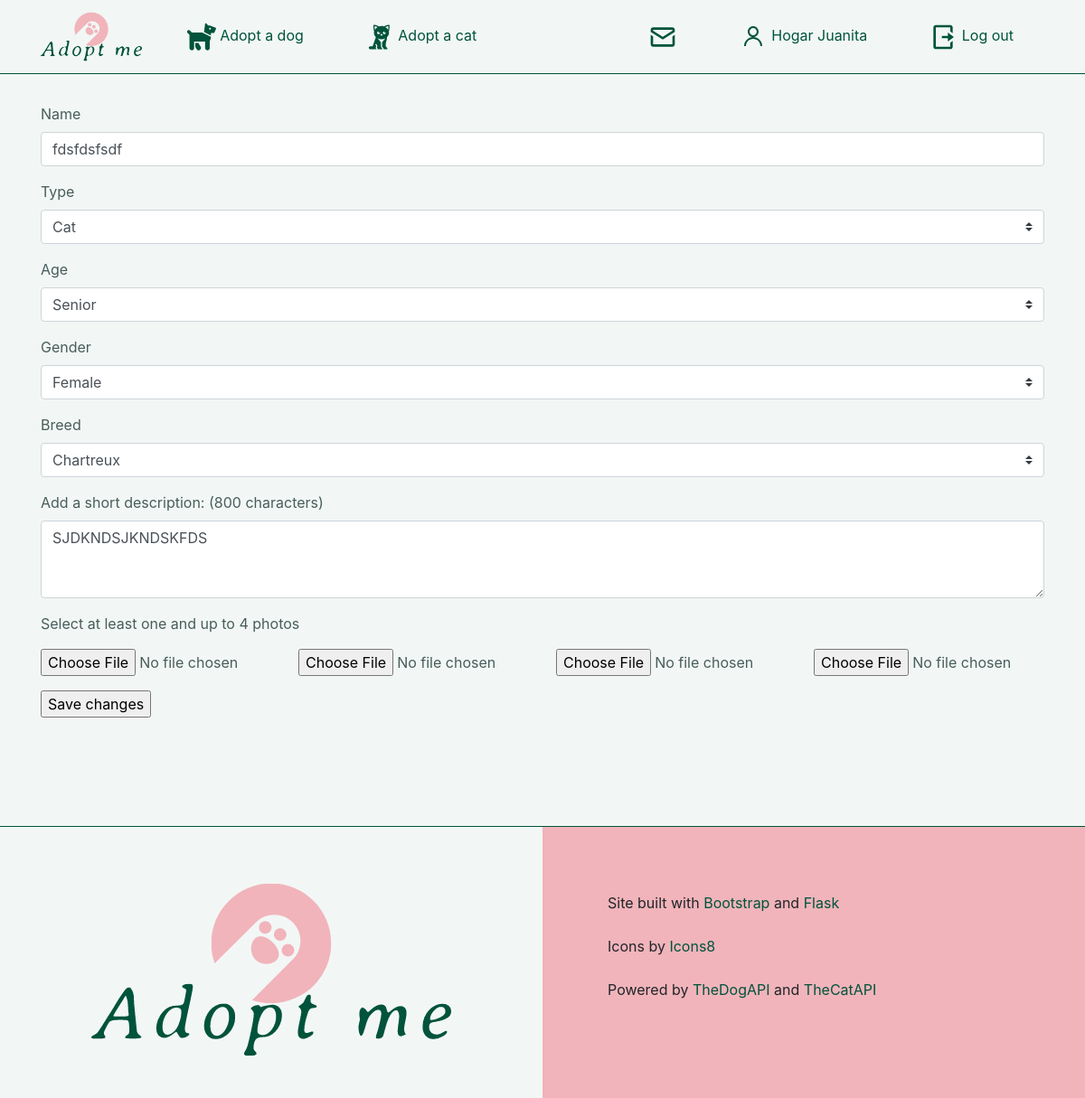
/pets/cats/13/edit (signed in), run on the app's committed database.
### tables this page shows
CREATE TABLE "pets" (
	"id"	integer NOT NULL PRIMARY KEY AUTOINCREMENT,
	"owner"	integer,
	"name"	text,
	"age"	text,
	"gender"	text,
	"animal"	TEXT,
	"breed"	TEXT,
	"entry_date"	datetime,
	"description"	text,
	FOREIGN KEY("owner") REFERENCES "users"("id")
);

### app.py (the view, shortened to what this page needs)
@app.route("/pets/<animal>/<pet_id>/edit", methods=["GET", "POST"])
@login_required
def edit_pet(animal, pet_id):
    user = session.get("user")
    user_id = session.get("user_id")
    unread_messages = session.get("unread_messages")
    db = sqlite3.connect('app.db', detect_types=sqlite3.PARSE_DECLTYPES|sqlite3.PARSE_COLNAMES)
    c = db.cursor()
    details = c.execute('SELECT id, owner, name, age, gender, animal, breed, entry_date as "[timestamp]", description FROM pets WHERE id = ?', (pet_id, )).fetchall()[0]
    if len(details) < 1:
        db.close()
        return redirect("/pets")
    if details[1] != user_id:
        db.close()
        return redirect("/")
    if request.method == "GET":
        cats = get_cat_breeds()
        dogs = get_dog_breeds()
        photos = c.execute('SELECT * FROM photos WHERE pet_id = ?', (pet_id, )).fetchall()
        db.close()
        return render_template("edit_pet.html", user=user, user_id=user_id, unread_messages=unread_messages, details=details, photos=photos, dogs=dogs, cats=cats)

### app.py (called while the page is built)
@app.after_request
def after_request(response):
    response.headers['Cache-Control'] = 'no-cache, no-store, must-revalidate'
    response.headers['Expires'] = 0
    response.headers['Pragma'] = 'no-cache'
    return response

def get_cat_breeds():
    cats = []
    f = open("static/txt/cats.txt", "r")
    for line in f:
        cats.append(line.replace("\n",""))
    return cats

def get_dog_breeds():
    dogs = []
    f = open("static/txt/dogs.txt", "r")
    for line in f:
        dogs.append(line.replace("\n",""))
    return dogs

### helpers.py (called while the page is built)
def login_required(f):
    @wraps(f)
    def decorated_function(*args, **kwargs):
        if session.get("user") is None:
            return redirect("/login")
        return f(*args, **kwargs)
    return decorated_function

### templates/edit_pet.html (shortened to what this page needs)
{% extends "layout.html" %}
{% block main %}
<div class="container pets">
    <form action="/pets/{{details[5]}}/{{details[0]}}/edit" method="post" enctype="multipart/form-data">
        <div class="form-group">
            <label for="nameInput">Name</label>
            <input name="name" type="text" class="form-control" id="nameInput" value="{{details[2]}}" required>
        </div>
        <div class="form-group">
            <label for="animalSelect">Type</label>
            <select name="animal" class="custom-select" id="animalSelect" value="{{details[5]}}" required>
                <option {% if details[5] == 'Cat' %}selected{% endif %}>Cat</option>
            </select>
        </div>
        <div class="form-group">
            <label for="ageSelect">Age</label>
            <select name="age" class="custom-select" id="ageSelect" required>
                <option {% if details[3] == 'Senior' %}selected{% endif %}>Senior</option>
            </select>
        </div>
        <div class="form-group">
            <label for="genderSelect">Gender</label>
            <select name="gender" class="custom-select" id="genderelect" required>
                <option {% if details[4] == 'Female' %}selected{% endif %}>Female</option>
            </select>
        </div>
        <div class="form-group">
            <label for="breedSelect">Breed</label>
            <select name="breed" class="custom-select" id="breedSelect" required>
                {% for cat in cats %}
                    <option class="catBreed" {% if details[6] == cat %}selected{% endif %}
                    {% if details[5] == 'Dog' %}hidden{% endif %}>{{ cat }}</option>
                {% endfor %}
            </select>
        </div>
        <div class="form-group">
            <label for="description">Add a short description: (<span id="characters">800</span> character<span id="plural">s</span>)</label>
            <textarea name="description" class="form-control" id="description" rows="3" maxlength="800">{{details[8]}}</textarea>
        </div>
        <p>Select at least one and up to 4 photos</p>
        <div class="row">
            <div class="col-md-3">
                <div class="form-group" id="photo1div">
                    <input name="photo1" type="file" accept="image/*" id="photo_file1" class="form-control-file" {% if not photos[0] %}required{% endif %}>
                </div>
            </div>
            <div class="col-md-3">
                <div class="form-group" id="photo2div">
                    <input name="photo2" type="file" accept="image/*" id="photo_file2" class="form-control-file">
                </div>
            </div>
            <div class="col-md-3">
                <div class="form-group" id="photo3div">
                    <input name="photo3" type="file" accept="image/*" id="photo_file3" class="form-control-file">
                </div>
            </div>
            <div class="col-md-3">
                <div class="form-group" id="photo4div">
                    <input name="photo4" type="file" accept="image/*" id="photo_file4" class="form-control-file">
                </div>
            </div>
        </div>
        <input type="submit" value="Save changes">
    </form>
</div>
{% endblock %}

### static/css/style.css (style rules this page uses)
body { background-color: #f2f7f5; color: #475d5b; }
.pets { margin-top: 32px; margin-bottom: 32px; }

### data on the page
pets: name "fdsfdsfsdf", animal "Cat", age "Senior", gender "Female", breed "Chartreux", description "SJDKNDSJKNDSKFDS"

### other printed values
{{ user }} "Hogar Juanita"
